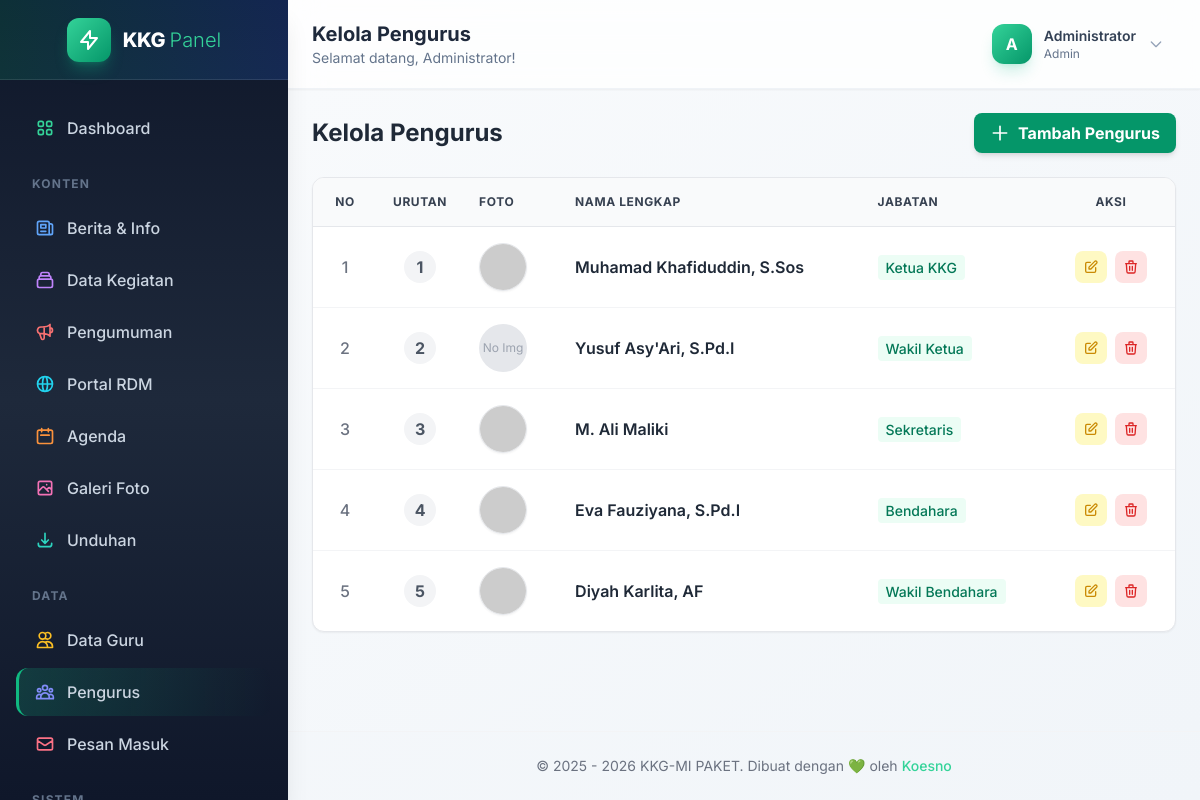
The app's page /admin/pengurus.php (signed in) with its own data.
### tables this page shows
CREATE TABLE `pengurus` (
  `id` int NOT NULL,
  `nama` varchar(100) NOT NULL,
  `jabatan` varchar(100) NOT NULL,
  `foto` varchar(255) DEFAULT NULL,
  `urutan` int DEFAULT '99',
  `created_at` timestamp NULL DEFAULT CURRENT_TIMESTAMP
);

### admin/pengurus.php (the view, shortened to what this page needs)
<?php include 'includes/header.php'; ?>
<?php require_once '../config/koneksi.php'; ?>
<div class="flex flex-col sm:flex-row justify-between items-center mb-6">
    <h3 class="text-2xl font-bold text-gray-800 mb-4 sm:mb-0">Kelola Pengurus</h3>
    <a href="pengurus_form"
        class="bg-emerald-600 hover:bg-emerald-700 text-white font-bold py-2 px-4 rounded-lg shadow-md transition flex items-center">
        <svg class="w-5 h-5 mr-2" fill="none" stroke="currentColor" viewBox="0 0 24 24">
            <path stroke-linecap="round" stroke-linejoin="round" stroke-width="2" d="M12 4v16m8-8H4"></path>
        </svg>
        Tambah Pengurus
    </a>
</div>
<div class="bg-white rounded-xl shadow-sm border border-gray-200 overflow-hidden">
    <div class="overflow-x-auto">
        <table class="w-full text-left border-collapse">
            <thead>
                <tr class="bg-gray-50 text-gray-700 uppercase text-xs font-bold tracking-wider">
                    <th class="p-4 border-b border-gray-200 text-center w-16">No</th>
                    <th class="p-4 border-b border-gray-200 w-16 text-center">Urutan</th>
                    <th class="p-4 border-b border-gray-200 w-24">Foto</th>
                    <th class="p-4 border-b border-gray-200">Nama Lengkap</th>
                    <th class="p-4 border-b border-gray-200">Jabatan</th>
                    <th class="p-4 border-b border-gray-200 text-center w-32">Aksi</th>
                </tr>
            </thead>
            <tbody class="divide-y divide-gray-100">
                <?php
                $no = 1;
                $query = mysqli_query($koneksi, "SELECT * FROM pengurus ORDER BY urutan ASC");
                while ($row = mysqli_fetch_assoc($query)):
                    ?>
                    <tr class="hover:bg-gray-50 transition">
                        <td class="p-4 text-center text-gray-500 font-medium"><?= $no++ ?></td>
                        <td class="p-4 text-center">
                            <span
                                class="inline-flex items-center justify-center w-8 h-8 rounded-full bg-gray-100 font-bold text-gray-600">
                                <?= $row['urutan'] ?>
                            </span>
                        </td>
                        <td class="p-4">
                            <?php if ($row['foto']): ?>
                                <img src="<?= strpos($row['foto'], 'http') !== false ? $row['foto'] : '../' . $row['foto'] ?>"
                                    alt="Foto" class="w-12 h-12 object-cover rounded-full shadow-sm border border-gray-200">
                            <?php else: ?>
                                <div
                                    class="w-12 h-12 bg-gray-200 rounded-full flex items-center justify-center text-gray-400 text-xs">
                                    No Img</div>
                            <?php endif; ?>
                        </td>
                        <td class="p-4 font-semibold text-gray-800">
                            <?= $row['nama'] ?>
                        </td>
                        <td class="p-4 text-gray-600">
                            <span class="px-2 py-1 bg-emerald-50 text-emerald-700 rounded text-sm font-medium">
                                <?= $row['jabatan'] ?>
                            </span>
                        </td>
                        <td class="p-4 text-center">
                            <div class="flex items-center justify-center space-x-2">
                                <a href="pengurus_form.php?id=<?= $row['id'] ?>"
                                    class="p-2 bg-yellow-100 text-yellow-600 rounded-lg hover:bg-yellow-200 transition"
                                    title="Edit">
                                    <svg class="w-4 h-4" fill="none" stroke="currentColor" viewBox="0 0 24 24">
                                        <path stroke-linecap="round" stroke-linejoin="round" stroke-width="2"
                                            d="M11 5H6a2 2 0 00-2 2v11a2 2 0 002 2h11a2 2 0 002-2v-5m-1.414-9.414a2 2 0 112.828 2.828L11.828 15H9v-2.828l8.586-8.586z">
                                        </path>
                                    </svg>
                                </a>
                                <a href="#"
                                    onclick="event.preventDefault(); confirmDelete('pengurus.php?action=delete&id=<?= $row['id'] ?>')"
                                    class="p-2 bg-red-100 text-red-600 rounded-lg hover:bg-red-200 transition"
                                    title="Hapus">
                                    <svg class="w-4 h-4" fill="none" stroke="currentColor" viewBox="0 0 24 24">
                                        <path stroke-linecap="round" stroke-linejoin="round" stroke-width="2"
                                            d="M19 7l-.867 12.142A2 2 0 0116.138 21H7.862a2 2 0 01-1.995-1.858L5 7m5 4v6m4-6v6m1-10V4a1 1 0 00-1-1h-4a1 1 0 00-1 1v3M4 7h16">
                                        </path>
                                    </svg>
                                </a>
                            </div>
                        </td>
                    </tr>
                <?php endwhile; ?>
            </tbody>
        </table>
    </div>
</div>
<?php include 'includes/footer.php'; ?>

### admin/includes/header.php (style rules this page uses)
body { font-family: 'Inter', sans-serif; }

### records on screen
pengurus: urutan "1", nama "Muhamad Khafiduddin, S.Sos", jabatan "Ketua KKG"
pengurus: urutan "2", foto "No Img", nama "Yusuf Asy'Ari, S.Pd.I", jabatan "Wakil Ketua"
pengurus: urutan "3", nama "M. Ali Maliki", jabatan "Sekretaris"
pengurus: urutan "4", nama "Eva Fauziyana, S.Pd.I", jabatan "Bendahara"
pengurus: urutan "5", nama "Diyah Karlita, AF", jabatan "Wakil Bendahara"

### other values on screen
$_SESSION['admin_name'] "Administrator"
substr($_SESSION['admin_name'] ?? 'A', 0, 1) "A"
$_SESSION['admin_role'] "Admin"
